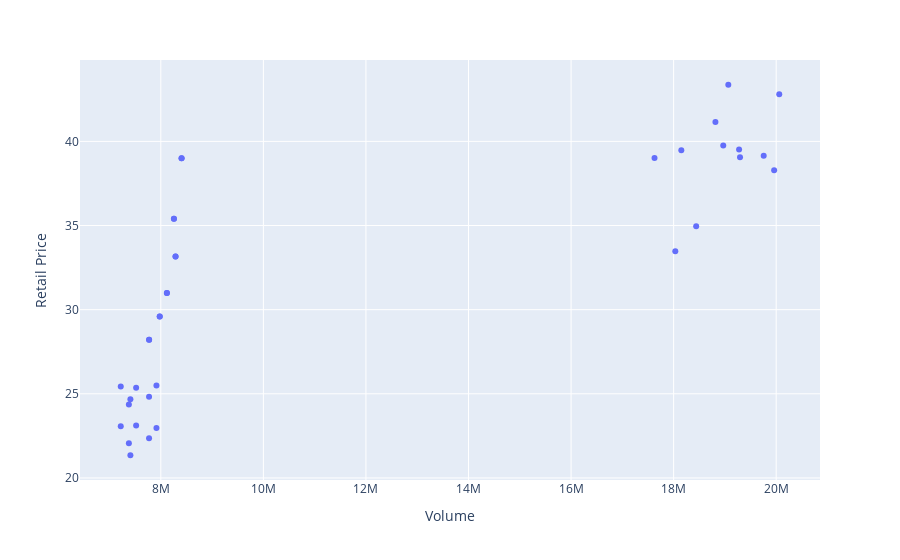
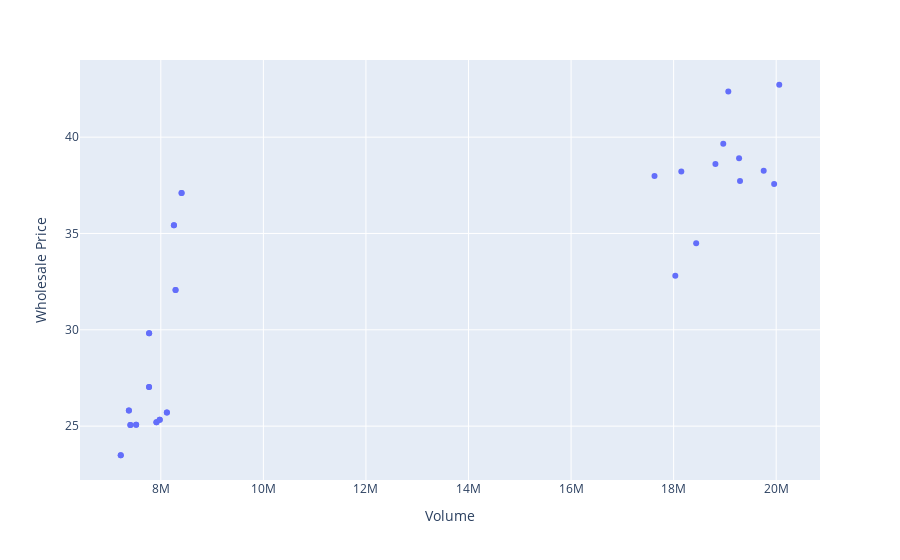
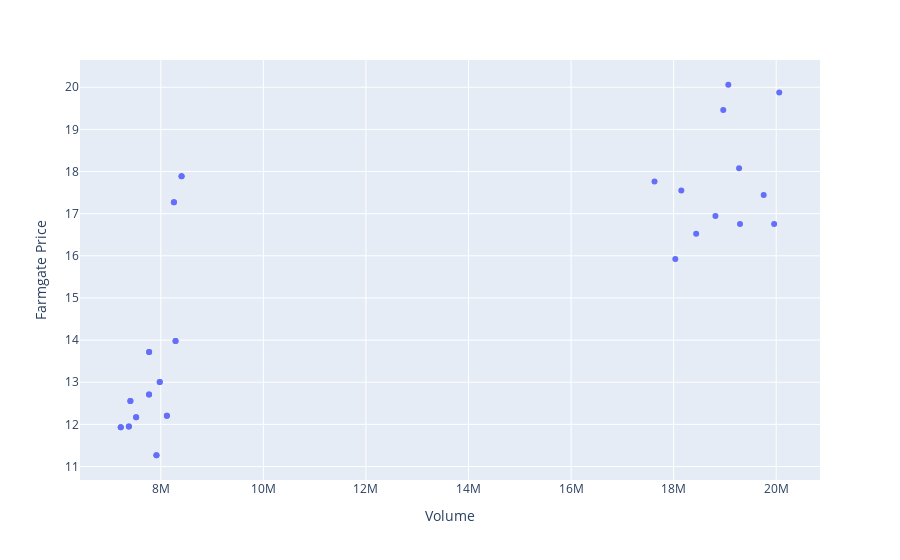
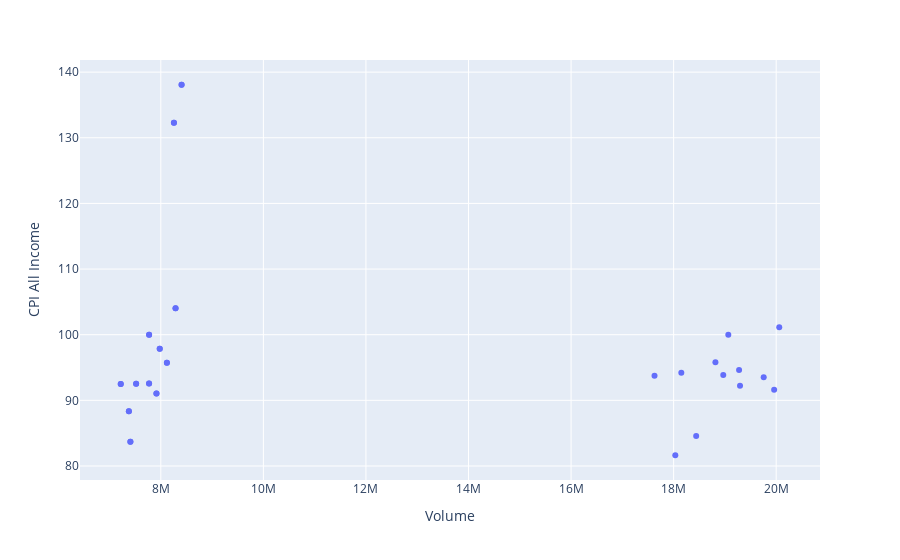

Write notebook code for charts like these, in order.
### Markdown cell above
## Annual Analysis
Annual-National and Annual-Regional analysis of the commodities Rice and Corn. Other major crops to follow.

### Code cell
# @title Annual megadataset for rice and corn
def filter_period(df: pd.DataFrame, _type: str):
    if _type == "Annual":
        df = df.filter(regex="Commodity|Geolocation|Annual", axis=1)
        df.columns = map(lambda x: x.replace(" Annual", "") if "Annual" in x else x, df.columns)
    elif _type == "Quarterly":
        df = df.filter(regex="Commodity|Geolocation|Q\d", axis=1)
    return df

# Volume of Rice and Corn
df1 = pd.read_csv("datasets/agricultural-indicators/volume_rice-corn.csv", skiprows=2, na_values=[".."])
df1 = filter_period(df1, "Annual")
df1 = preprocess_baesians_2(df1, {"Palay": "Rice", "Corn": "Corn"}, melt_value="Volume")

# Farmgate Price of Rice and Corn
df = pd.read_csv("datasets/prices/prices_farmgate-new-series_2010-2023.csv")
df = get_annual_columns(df, range(2012, 2024), 2)
df = preprocess_baesians_2(df, {"Palay [Paddy] Other Variety, dry (conv. to 14% mc)": "Rice",
                                  "Corngrain [Maize] Yellow, matured": "Corn"}, melt_value="Farmgate Price")

# Retail Price of Rice and Corn
df3 = pd.read_csv("datasets/prices/prices_retail_2012-2023.csv")
df3 = get_annual_columns(df3, range(2012, 2024), 2)
df3 = preprocess_baesians_2(df3, {"RICE, REGULAR-MILLED, 1 KG": "Rice",
                                  'WHOLE CORN GRAIN, YELLOW, 1 KG': "Corn"}, melt_value="Retail Price")

# Wholesale Price of Rice and Corn
df4 = pd.read_csv("datasets/prices/prices_wholesale-new-series_2010-2023.csv",)
df4 = get_annual_columns(df4, range(2012, 2024), 2)
df4 = preprocess_baesians_2(df4, {"Well Milled Rice (WMR)": "Rice",
                                  "Corngrits White": "Corn"}, melt_value="Wholesale Price")

# Area Harvested of Rice and Corn
df5 = pd.read_csv("datasets/agricultural-indicators/area-harvested-palay-corn_quarterly-annual_2010-2023.csv", skiprows=2)
df5 = filter_period(df5, "Annual")
df5 = preprocess_baesians_2(df5, {"Palay": "Rice", "Corn": "Corn"}, melt_value="Area Harvested")

# Consumer Price Index (All Income) per Region of Rice
df6 = pd.read_csv("datasets/price-indices-2018-based/cpi_all-income-households-by-cg-with-backcasting_1994-2023.csv")
df6 = get_annual_columns(df6, range(2012, 2024), 2)
df6 = preprocess_baesians_2(df6, {"01.1.1.12 - Rice": "Rice",
                                  "01.1.1.16 - Corn": "Corn"}, melt_value="CPI All Income")

# Consumer Price Index (Bottom 30) per Region of Rice
df7 = pd.read_csv("datasets/price-indices-2018-based/cpi_bottom-30-by-cg-with-backcasting_2012-2017.csv")
df7 = preprocess_baesians_2(df7, {"01.1.1.12 - Rice": "Rice", "01.1.1.16 - Corn": "Corn"}, melt_value=None)
tdf = pd.read_csv("datasets/price-indices-2018-based/cpi_bottom-30-by-cg_2018-2023.csv")
tdf = preprocess_baesians_2(tdf, {"01.1.1.12 - Rice": "Rice", "01.1.1.16 - Corn": "Corn"}, melt_value=None)
df7 = pd.merge(df7, tdf, on=["Geolocation", "Commodity"])
df7 = get_annual_columns(df7, range(2012, 2024), 2)
df7 = preprocess_baesians_2(df7, {"Rice": "Rice", "Corn": "Corn"}, melt_value="CPI Bottom 30")

# Merge all dfs into a single df NOTE: geolocation must be in lower case
dfs = [df1, df, df3, df4, df5, df6, df7]
df = functools.reduce(lambda left, right: pd.merge(left, right), dfs)
move_column(df, "Area Harvested", 4)

# Set only to national
df = df[df["Geolocation"] == "philippines"]
for x in ["Volume", "Area Harvested"]:
    for y in ["Retail Price", "Wholesale Price", "Farmgate Price", "CPI All Income", "CPI Bottom 30"]:
        fig = px.scatter(df, x=x, y=y)
        fig.show()

# Correlation Matrix for Quarterly-Regions
contingency = df.iloc[:, 3:].corr(method="spearman")
cont_1 = contingency.iloc[3:, 0:3]
fig = px.imshow(cont_1, text_auto=True)
fig.show()

### Figure 1 — Plotly figure (JSON) as saved in the notebook; plotly's stock layout.template omitted (floating-point values rounded to 4 significant figures)
{"data": [{"hovertemplate": "Volume=%{x}<br>Retail Price=%{y}<extra></extra>", "legendgroup": "", "marker": {"color": "#636efa", "symbol": "circle"}, "mode": "markers", "name": "", "orientation": "v", "showlegend": false, "type": "scatter", "x": [18030000.0, 7407000.0, 7407000.0, 18440000.0, 7377000.0, 7377000.0, 18970000.0, 7771000.0, 7771000.0, 18150000.0, 7519000.0, 7519000.0, 17630000.0, 7219000.0, 7219000.0, 19280000.0, 7915000.0, 7915000.0, 19070000.0, 7772000.0, 7772000.0, 18810000.0, 7979000.0, 7979000.0, 19290000.0, 8119000.0, 8119000.0, 19960000.0, 8287000.0, 8287000.0, 19760000.0, 8256000.0, 8256000.0, 20060000.0, 8405000.0, 8405000.0], "xaxis": "x", "y": [33.48, 21.35, 24.68, 34.95, 22.07, 24.36, 39.76, 22.37, 24.82, 39.47, 23.11, 25.36, 39.02, 23.08, 25.43, 39.52, 22.97, 25.5, 43.37, 28.22, 28.22, 41.16, 29.59, 29.59, 39.05, 30.98, 30.98, 38.28, 33.16, 33.16, 39.15, 35.4, 35.4, 42.8, 38.99, 38.99], "yaxis": "y"}], "layout": {"legend": {"tracegroupgap": 0}, "margin": {"t": 60}, "xaxis": {"anchor": "y", "domain": [0, 1], "title": {"text": "Volume"}}, "yaxis": {"anchor": "x", "domain": [0, 1], "title": {"text": "Retail Price"}}}}

### Figure 2 — Plotly figure (JSON) as saved in the notebook; plotly's stock layout.template omitted (floating-point values rounded to 4 significant figures)
{"data": [{"hovertemplate": "Volume=%{x}<br>Wholesale Price=%{y}<extra></extra>", "legendgroup": "", "marker": {"color": "#636efa", "symbol": "circle"}, "mode": "markers", "name": "", "orientation": "v", "showlegend": false, "type": "scatter", "x": [18030000.0, 7407000.0, 7407000.0, 18440000.0, 7377000.0, 7377000.0, 18970000.0, 7771000.0, 7771000.0, 18150000.0, 7519000.0, 7519000.0, 17630000.0, 7219000.0, 7219000.0, 19280000.0, 7915000.0, 7915000.0, 19070000.0, 7772000.0, 7772000.0, 18810000.0, 7979000.0, 7979000.0, 19290000.0, 8119000.0, 8119000.0, 19960000.0, 8287000.0, 8287000.0, 19760000.0, 8256000.0, 8256000.0, 20060000.0, 8405000.0, 8405000.0], "xaxis": "x", "y": [32.8, 25.06, 25.06, 34.5, 25.82, 25.82, 39.66, 27.03, 27.03, 38.22, 25.07, 25.07, 37.99, 23.49, 23.49, 38.9, 25.2, 25.2, 42.36, 29.82, 29.82, 38.6, 25.33, 25.33, 37.72, 25.7, 25.7, 37.57, 32.06, 32.06, 38.26, 35.43, 35.43, 42.72, 37.1, 37.1], "yaxis": "y"}], "layout": {"legend": {"tracegroupgap": 0}, "margin": {"t": 60}, "xaxis": {"anchor": "y", "domain": [0, 1], "title": {"text": "Volume"}}, "yaxis": {"anchor": "x", "domain": [0, 1], "title": {"text": "Wholesale Price"}}}}

### Figure 3 — Plotly figure (JSON) as saved in the notebook; plotly's stock layout.template omitted (floating-point values rounded to 4 significant figures)
{"data": [{"hovertemplate": "Volume=%{x}<br>Farmgate Price=%{y}<extra></extra>", "legendgroup": "", "marker": {"color": "#636efa", "symbol": "circle"}, "mode": "markers", "name": "", "orientation": "v", "showlegend": false, "type": "scatter", "x": [18030000.0, 7407000.0, 7407000.0, 18440000.0, 7377000.0, 7377000.0, 18970000.0, 7771000.0, 7771000.0, 18150000.0, 7519000.0, 7519000.0, 17630000.0, 7219000.0, 7219000.0, 19280000.0, 7915000.0, 7915000.0, 19070000.0, 7772000.0, 7772000.0, 18810000.0, 7979000.0, 7979000.0, 19290000.0, 8119000.0, 8119000.0, 19960000.0, 8287000.0, 8287000.0, 19760000.0, 8256000.0, 8256000.0, 20060000.0, 8405000.0, 8405000.0], "xaxis": "x", "y": [15.92, 12.55, 12.55, 16.53, 11.95, 11.95, 19.46, 12.71, 12.71, 17.55, 12.17, 12.17, 17.76, 11.93, 11.93, 18.07, 11.27, 11.27, 20.06, 13.72, 13.72, 16.95, 13.0, 13.0, 16.76, 12.21, 12.21, 16.75, 13.98, 13.98, 17.44, 17.27, 17.27, 19.88, 17.89, 17.89], "yaxis": "y"}], "layout": {"legend": {"tracegroupgap": 0}, "margin": {"t": 60}, "xaxis": {"anchor": "y", "domain": [0, 1], "title": {"text": "Volume"}}, "yaxis": {"anchor": "x", "domain": [0, 1], "title": {"text": "Farmgate Price"}}}}

### Figure 4 — Plotly figure (JSON) as saved in the notebook; plotly's stock layout.template omitted (floating-point values rounded to 4 significant figures)
{"data": [{"hovertemplate": "Volume=%{x}<br>CPI All Income=%{y}<extra></extra>", "legendgroup": "", "marker": {"color": "#636efa", "symbol": "circle"}, "mode": "markers", "name": "", "orientation": "v", "showlegend": false, "type": "scatter", "x": [18030000.0, 7407000.0, 7407000.0, 18440000.0, 7377000.0, 7377000.0, 18970000.0, 7771000.0, 7771000.0, 18150000.0, 7519000.0, 7519000.0, 17630000.0, 7219000.0, 7219000.0, 19280000.0, 7915000.0, 7915000.0, 19070000.0, 7772000.0, 7772000.0, 18810000.0, 7979000.0, 7979000.0, 19290000.0, 8119000.0, 8119000.0, 19960000.0, 8287000.0, 8287000.0, 19760000.0, 8256000.0, 8256000.0, 20060000.0, 8405000.0, 8405000.0], "xaxis": "x", "y": [81.63, 83.68, 83.68, 84.55, 88.32, 88.32, 93.86, 92.58, 92.58, 94.19, 92.54, 92.54, 93.74, 92.47, 92.47, 94.63, 91.04, 91.04, 99.99, 100.0, 100.0, 95.79, 97.86, 97.86, 92.22, 95.71, 95.71, 91.61, 104.0, 104.0, 93.53, 132.3, 132.3, 101.1, 138.1, 138.1], "yaxis": "y"}], "layout": {"legend": {"tracegroupgap": 0}, "margin": {"t": 60}, "xaxis": {"anchor": "y", "domain": [0, 1], "title": {"text": "Volume"}}, "yaxis": {"anchor": "x", "domain": [0, 1], "title": {"text": "CPI All Income"}}}}
